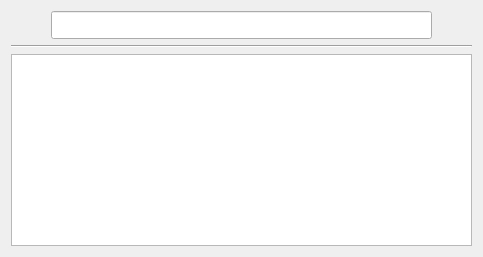
             <widget class="QWidget" name="tab_5">
              <attribute name="title">
               <string>Routers</string>
              </attribute>
              <layout class="QVBoxLayout" name="verticalLayout_15">
               <item>
                <layout class="QVBoxLayout" name="verticalLayout_6">
                 <item>
                  <layout class="QHBoxLayout" name="horizontalLayout_6">
                   <item>
                    <spacer name="horizontalSpacer_10">
                     <property name="orientation">
                      <enum>Qt::Horizontal</enum>
                     </property>
                     <property name="sizeHint" stdset="0">
                      <size>
                       <width>40</width>
                       <height>20</height>
                      </size>
                     </property>
                    </spacer>
                   </item>
                   <item>
                    <widget class="QLineEdit" name="lineEdit_router_filter">
                     <property name="minimumSize">
                      <size>
                       <width>381</width>
                       <height>28</height>
                      </size>
                     </property>
                     <property name="maximumSize">
                      <size>
                       <width>381</width>
                       <height>28</height>
                      </size>
                     </property>
                    </widget>
                   </item>
                   <item>
                    <spacer name="horizontalSpacer_11">
                     <property name="orientation">
                      <enum>Qt::Horizontal</enum>
                     </property>
                     <property name="sizeHint" stdset="0">
                      <size>
                       <width>40</width>
                       <height>20</height>
                      </size>
                     </property>
                    </spacer>
                   </item>
                  </layout>
                 </item>
                 <item>
                  <widget class="Line" name="line_5">
                   <property name="orientation">
                    <enum>Qt::Horizontal</enum>
                   </property>
                  </widget>
                 </item>
                 <item>
                  <widget class="QTableView" name="tableView_router">
                   <property name="contextMenuPolicy">
                    <enum>Qt::ActionsContextMenu</enum>
                   </property>
                   <property name="editTriggers">
                    <set>QAbstractItemView::NoEditTriggers</set>
                   </property>
                   <property name="selectionMode">
                    <enum>QAbstractItemView::SingleSelection</enum>
                   </property>
                  </widget>
                 </item>
                </layout>
               </item>
              </layout>
             </widget>
